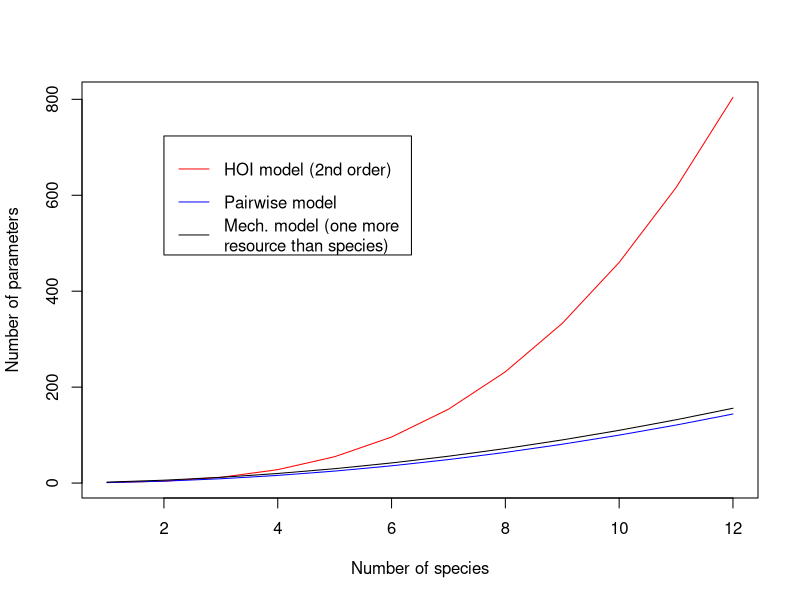

This figure's R source:


mech_model <- function( n_resource, n_species ){ 
  
  n_resource*n_species
  
}


phenom_model <- function( n_species, ord = 2 ) { 
  
  pairwise_terms <-  n_species^2 

  if( ord > 1 ) { 
    HOI_terms <- choose(n_species, ord)*( n_species - ord)
  }else{ 
    HOI_terms <- 0 
  }
  
  pairwise_terms + HOI_terms  
  
}

my_combos <- data.frame( expand.grid( n = 1:13, r = 1:13 ) )

my_combos <- my_combos[ my_combos$r == my_combos$n + 1 , ]

mech_parms <- NA
phenom_parms <- NA
phenom_parms_HOI2 <- NA

for( i in 1:nrow(my_combos)){ 
  
  mech_parms[i] <- mech_model(my_combos$r[i], my_combos$n[i])  
  phenom_parms[i] <- phenom_model(my_combos$n[i], ord = 1)
  phenom_parms_HOI2[i] <- phenom_model(my_combos$n[i], ord = 2)
}

result <- data.frame( my_combos, mech_parms, phenom_parms, phenom_parms_HOI2 )

plot(result$n, result$phenom_parms_HOI2, type = 'l', col = 'red', ylab = 'Number of parameters', xlab = 'Number of species' )
points( result$n, result$phenom_parms, type = 'l', col = 'blue')
points( result$n, result$mech_parms, type = 'l')
legend( 2, max(result$phenom_parms_HOI2)*0.9 , c('HOI model (2nd order)', 'Pairwise model', 'Mech. model (one more \nresource than species)'), lty = c(1,1,1), col = c('red', 'blue', 'black'))


